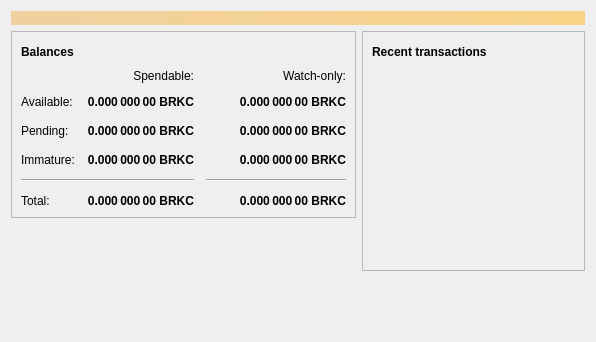
<?xml version="1.0" encoding="UTF-8"?>
<ui version="4.0">
 <class>OverviewPage</class>
 <widget class="QWidget" name="OverviewPage">
  <property name="geometry">
   <rect>
    <x>0</x>
    <y>0</y>
    <width>596</width>
    <height>342</height>
   </rect>
  </property>
  <property name="windowTitle">
   <string>Form</string>
  </property>
  <layout class="QVBoxLayout" name="topLayout">
   <item>
    <widget class="QLabel" name="labelAlerts">
     <property name="visible">
      <bool>false</bool>
     </property>
     <property name="styleSheet">
      <string notr="true">QLabel { background-color: qlineargradient(x1: 0, y1: 0, x2: 1, y2: 0, stop:0 #F0D0A0, stop:1 #F8D488); color:#000000; }</string>
     </property>
     <property name="wordWrap">
      <bool>true</bool>
     </property>
     <property name="margin">
      <number>3</number>
     </property>
     <property name="textInteractionFlags">
      <set>Qt::TextSelectableByMouse</set>
     </property>
    </widget>
   </item>
   <item>
    <layout class="QHBoxLayout" name="horizontalLayout" stretch="1,1">
     <item>
      <layout class="QVBoxLayout" name="verticalLayout_2">
       <item>
        <widget class="QFrame" name="frame">
         <property name="frameShape">
          <enum>QFrame::StyledPanel</enum>
         </property>
         <property name="frameShadow">
          <enum>QFrame::Raised</enum>
         </property>
         <layout class="QVBoxLayout" name="verticalLayout_4">
          <item>
           <layout class="QHBoxLayout" name="horizontalLayout_4">
            <item>
             <widget class="QLabel" name="label_5">
              <property name="font">
               <font>
                <weight>75</weight>
                <bold>true</bold>
               </font>
              </property>
              <property name="text">
               <string>Balances</string>
              </property>
             </widget>
            </item>
            <item>
             <widget class="QPushButton" name="labelWalletStatus">
              <property name="enabled">
               <bool>true</bool>
              </property>
              <property name="maximumSize">
               <size>
                <width>30</width>
                <height>16777215</height>
               </size>
              </property>
              <property name="toolTip">
               <string>The displayed information may be out of date. Your wallet automatically synchronizes with the Breekcoin network after a connection is established, but this process has not completed yet.</string>
              </property>
              <property name="text">
               <string/>
              </property>
              <property name="icon">
               <iconset resource="../bitcoin.qrc">
                <normaloff>:/icons/warning</normaloff>
                <disabledoff>:/icons/warning</disabledoff>:/icons/warning</iconset>
              </property>
              <property name="iconSize">
               <size>
                <width>24</width>
                <height>24</height>
               </size>
              </property>
              <property name="flat">
               <bool>true</bool>
              </property>
             </widget>
            </item>
            <item>
             <spacer name="horizontalSpacer_3">
              <property name="orientation">
               <enum>Qt::Horizontal</enum>
              </property>
              <property name="sizeHint" stdset="0">
               <size>
                <width>40</width>
                <height>20</height>
               </size>
              </property>
             </spacer>
            </item>
           </layout>
          </item>
          <item>
           <layout class="QGridLayout" name="gridLayout">
            <property name="spacing">
             <number>12</number>
            </property>
            <item row="2" column="2">
             <widget class="QLabel" name="labelWatchPending">
              <property name="font">
               <font>
                <weight>75</weight>
                <bold>true</bold>
               </font>
              </property>
              <property name="cursor">
               <cursorShape>IBeamCursor</cursorShape>
              </property>
              <property name="toolTip">
               <string>Unconfirmed transactions to watch-only addresses</string>
              </property>
              <property name="text">
               <string notr="true">0.000 000 00 BRKC</string>
              </property>
              <property name="alignment">
               <set>Qt::AlignRight|Qt::AlignTrailing|Qt::AlignVCenter</set>
              </property>
              <property name="textInteractionFlags">
               <set>Qt::LinksAccessibleByMouse|Qt::TextSelectableByKeyboard|Qt::TextSelectableByMouse</set>
              </property>
             </widget>
            </item>
            <item row="2" column="1">
             <widget class="QLabel" name="labelUnconfirmed">
              <property name="font">
               <font>
                <weight>75</weight>
                <bold>true</bold>
               </font>
              </property>
              <property name="cursor">
               <cursorShape>IBeamCursor</cursorShape>
              </property>
              <property name="toolTip">
               <string>Total of transactions that have yet to be confirmed, and do not yet count toward the spendable balance</string>
              </property>
              <property name="text">
               <string notr="true">0.000 000 00 BRKC</string>
              </property>
              <property name="alignment">
               <set>Qt::AlignRight|Qt::AlignTrailing|Qt::AlignVCenter</set>
              </property>
              <property name="textInteractionFlags">
               <set>Qt::LinksAccessibleByMouse|Qt::TextSelectableByKeyboard|Qt::TextSelectableByMouse</set>
              </property>
             </widget>
            </item>
            <item row="3" column="2">
             <widget class="QLabel" name="labelWatchImmature">
              <property name="font">
               <font>
                <weight>75</weight>
                <bold>true</bold>
               </font>
              </property>
              <property name="cursor">
               <cursorShape>IBeamCursor</cursorShape>
              </property>
              <property name="toolTip">
               <string>Mined balance in watch-only addresses that has not yet matured</string>
              </property>
              <property name="text">
               <string notr="true">0.000 000 00 BRKC</string>
              </property>
              <property name="alignment">
               <set>Qt::AlignRight|Qt::AlignTrailing|Qt::AlignVCenter</set>
              </property>
              <property name="textInteractionFlags">
               <set>Qt::LinksAccessibleByMouse|Qt::TextSelectableByKeyboard|Qt::TextSelectableByMouse</set>
              </property>
             </widget>
            </item>
            <item row="4" column="0" colspan="2">
             <widget class="Line" name="line">
              <property name="orientation">
               <enum>Qt::Horizontal</enum>
              </property>
             </widget>
            </item>
            <item row="4" column="2">
             <widget class="Line" name="lineWatchBalance">
              <property name="sizePolicy">
               <sizepolicy hsizetype="Preferred" vsizetype="Fixed">
                <horstretch>0</horstretch>
                <verstretch>0</verstretch>
               </sizepolicy>
              </property>
              <property name="minimumSize">
               <size>
                <width>140</width>
                <height>0</height>
               </size>
              </property>
              <property name="orientation">
               <enum>Qt::Horizontal</enum>
              </property>
             </widget>
            </item>
            <item row="5" column="0">
             <widget class="QLabel" name="labelTotalText">
              <property name="text">
               <string>Total:</string>
              </property>
             </widget>
            </item>
            <item row="3" column="1">
             <widget class="QLabel" name="labelImmature">
              <property name="font">
               <font>
                <weight>75</weight>
                <bold>true</bold>
               </font>
              </property>
              <property name="cursor">
               <cursorShape>IBeamCursor</cursorShape>
              </property>
              <property name="toolTip">
               <string>Mined balance that has not yet matured</string>
              </property>
              <property name="text">
               <string notr="true">0.000 000 00 BRKC</string>
              </property>
              <property name="alignment">
               <set>Qt::AlignRight|Qt::AlignTrailing|Qt::AlignVCenter</set>
              </property>
              <property name="textInteractionFlags">
               <set>Qt::LinksAccessibleByMouse|Qt::TextSelectableByKeyboard|Qt::TextSelectableByMouse</set>
              </property>
             </widget>
            </item>
            <item row="2" column="3">
             <spacer name="horizontalSpacer_2">
              <property name="orientation">
               <enum>Qt::Horizontal</enum>
              </property>
              <property name="sizeHint" stdset="0">
               <size>
                <width>40</width>
                <height>20</height>
               </size>
              </property>
             </spacer>
            </item>
            <item row="3" column="0">
             <widget class="QLabel" name="labelImmatureText">
              <property name="text">
               <string>Immature:</string>
              </property>
             </widget>
            </item>
            <item row="5" column="1">
             <widget class="QLabel" name="labelTotal">
              <property name="font">
               <font>
                <weight>75</weight>
                <bold>true</bold>
               </font>
              </property>
              <property name="cursor">
               <cursorShape>IBeamCursor</cursorShape>
              </property>
              <property name="toolTip">
               <string>Your current total balance</string>
              </property>
              <property name="text">
               <string notr="true">0.000 000 00 BRKC</string>
              </property>
              <property name="alignment">
               <set>Qt::AlignRight|Qt::AlignTrailing|Qt::AlignVCenter</set>
              </property>
              <property name="textInteractionFlags">
               <set>Qt::LinksAccessibleByMouse|Qt::TextSelectableByKeyboard|Qt::TextSelectableByMouse</set>
              </property>
             </widget>
            </item>
            <item row="5" column="2">
             <widget class="QLabel" name="labelWatchTotal">
              <property name="font">
               <font>
                <weight>75</weight>
                <bold>true</bold>
               </font>
              </property>
              <property name="cursor">
               <cursorShape>IBeamCursor</cursorShape>
              </property>
              <property name="toolTip">
               <string>Current total balance in watch-only addresses</string>
              </property>
              <property name="text">
               <string notr="true">0.000 000 00 BRKC</string>
              </property>
              <property name="alignment">
               <set>Qt::AlignRight|Qt::AlignTrailing|Qt::AlignVCenter</set>
              </property>
              <property name="textInteractionFlags">
               <set>Qt::LinksAccessibleByMouse|Qt::TextSelectableByKeyboard|Qt::TextSelectableByMouse</set>
              </property>
             </widget>
            </item>
            <item row="0" column="2">
             <widget class="QLabel" name="labelWatchonly">
              <property name="text">
               <string>Watch-only:</string>
              </property>
              <property name="alignment">
               <set>Qt::AlignRight|Qt::AlignTrailing|Qt::AlignVCenter</set>
              </property>
             </widget>
            </item>
            <item row="1" column="0">
             <widget class="QLabel" name="labelBalanceText">
              <property name="text">
               <string>Available:</string>
              </property>
             </widget>
            </item>
            <item row="1" column="1">
             <widget class="QLabel" name="labelBalance">
              <property name="font">
               <font>
                <weight>75</weight>
                <bold>true</bold>
               </font>
              </property>
              <property name="cursor">
               <cursorShape>IBeamCursor</cursorShape>
              </property>
              <property name="toolTip">
               <string>Your current spendable balance</string>
              </property>
              <property name="text">
               <string notr="true">0.000 000 00 BRKC</string>
              </property>
              <property name="alignment">
               <set>Qt::AlignRight|Qt::AlignTrailing|Qt::AlignVCenter</set>
              </property>
              <property name="textInteractionFlags">
               <set>Qt::LinksAccessibleByMouse|Qt::TextSelectableByKeyboard|Qt::TextSelectableByMouse</set>
              </property>
             </widget>
            </item>
            <item row="1" column="2">
             <widget class="QLabel" name="labelWatchAvailable">
              <property name="font">
               <font>
                <weight>75</weight>
                <bold>true</bold>
               </font>
              </property>
              <property name="cursor">
               <cursorShape>IBeamCursor</cursorShape>
              </property>
              <property name="toolTip">
               <string>Your current balance in watch-only addresses</string>
              </property>
              <property name="text">
               <string notr="true">0.000 000 00 BRKC</string>
              </property>
              <property name="alignment">
               <set>Qt::AlignRight|Qt::AlignTrailing|Qt::AlignVCenter</set>
              </property>
              <property name="textInteractionFlags">
               <set>Qt::LinksAccessibleByMouse|Qt::TextSelectableByKeyboard|Qt::TextSelectableByMouse</set>
              </property>
             </widget>
            </item>
            <item row="2" column="0">
             <widget class="QLabel" name="labelPendingText">
              <property name="text">
               <string>Pending:</string>
              </property>
             </widget>
            </item>
            <item row="0" column="1">
             <widget class="QLabel" name="labelSpendable">
              <property name="text">
               <string>Spendable:</string>
              </property>
              <property name="alignment">
               <set>Qt::AlignRight|Qt::AlignTrailing|Qt::AlignVCenter</set>
              </property>
             </widget>
            </item>
           </layout>
          </item>
         </layout>
        </widget>
       </item>
       <item>
        <spacer name="verticalSpacer">
         <property name="orientation">
          <enum>Qt::Vertical</enum>
         </property>
         <property name="sizeHint" stdset="0">
          <size>
           <width>20</width>
           <height>40</height>
          </size>
         </property>
        </spacer>
       </item>
      </layout>
     </item>
     <item>
      <layout class="QVBoxLayout" name="verticalLayout_3">
       <item>
        <widget class="QFrame" name="frame_2">
         <property name="frameShape">
          <enum>QFrame::StyledPanel</enum>
         </property>
         <property name="frameShadow">
          <enum>QFrame::Raised</enum>
         </property>
         <layout class="QVBoxLayout" name="verticalLayout">
          <item>
           <layout class="QHBoxLayout" name="horizontalLayout_2">
            <item>
             <widget class="QLabel" name="label_4">
              <property name="font">
               <font>
                <weight>75</weight>
                <bold>true</bold>
               </font>
              </property>
              <property name="text">
               <string>Recent transactions</string>
              </property>
             </widget>
            </item>
            <item>
             <widget class="QPushButton" name="labelTransactionsStatus">
              <property name="enabled">
               <bool>true</bool>
              </property>
              <property name="maximumSize">
               <size>
                <width>30</width>
                <height>16777215</height>
               </size>
              </property>
              <property name="toolTip">
               <string>The displayed information may be out of date. Your wallet automatically synchronizes with the Breekcoin network after a connection is established, but this process has not completed yet.</string>
              </property>
              <property name="text">
               <string/>
              </property>
              <property name="icon">
               <iconset resource="../bitcoin.qrc">
                <normaloff>:/icons/warning</normaloff>
                <disabledoff>:/icons/warning</disabledoff>:/icons/warning</iconset>
              </property>
              <property name="iconSize">
               <size>
                <width>24</width>
                <height>24</height>
               </size>
              </property>
              <property name="flat">
               <bool>true</bool>
              </property>
             </widget>
            </item>
            <item>
             <spacer name="horizontalSpacer">
              <property name="orientation">
               <enum>Qt::Horizontal</enum>
              </property>
              <property name="sizeHint" stdset="0">
               <size>
                <width>40</width>
                <height>20</height>
               </size>
              </property>
             </spacer>
            </item>
           </layout>
          </item>
          <item>
           <widget class="QListView" name="listTransactions">
            <property name="styleSheet">
             <string notr="true">QListView { background: transparent; }</string>
            </property>
            <property name="frameShape">
             <enum>QFrame::NoFrame</enum>
            </property>
            <property name="verticalScrollBarPolicy">
             <enum>Qt::ScrollBarAlwaysOff</enum>
            </property>
            <property name="horizontalScrollBarPolicy">
             <enum>Qt::ScrollBarAlwaysOff</enum>
            </property>
            <property name="selectionMode">
             <enum>QAbstractItemView::NoSelection</enum>
            </property>
           </widget>
          </item>
         </layout>
        </widget>
       </item>
       <item>
        <spacer name="verticalSpacer_2">
         <property name="orientation">
          <enum>Qt::Vertical</enum>
         </property>
         <property name="sizeHint" stdset="0">
          <size>
           <width>20</width>
           <height>40</height>
          </size>
         </property>
        </spacer>
       </item>
      </layout>
     </item>
    </layout>
   </item>
  </layout>
 </widget>
 <resources/>
 <connections/>
</ui>
